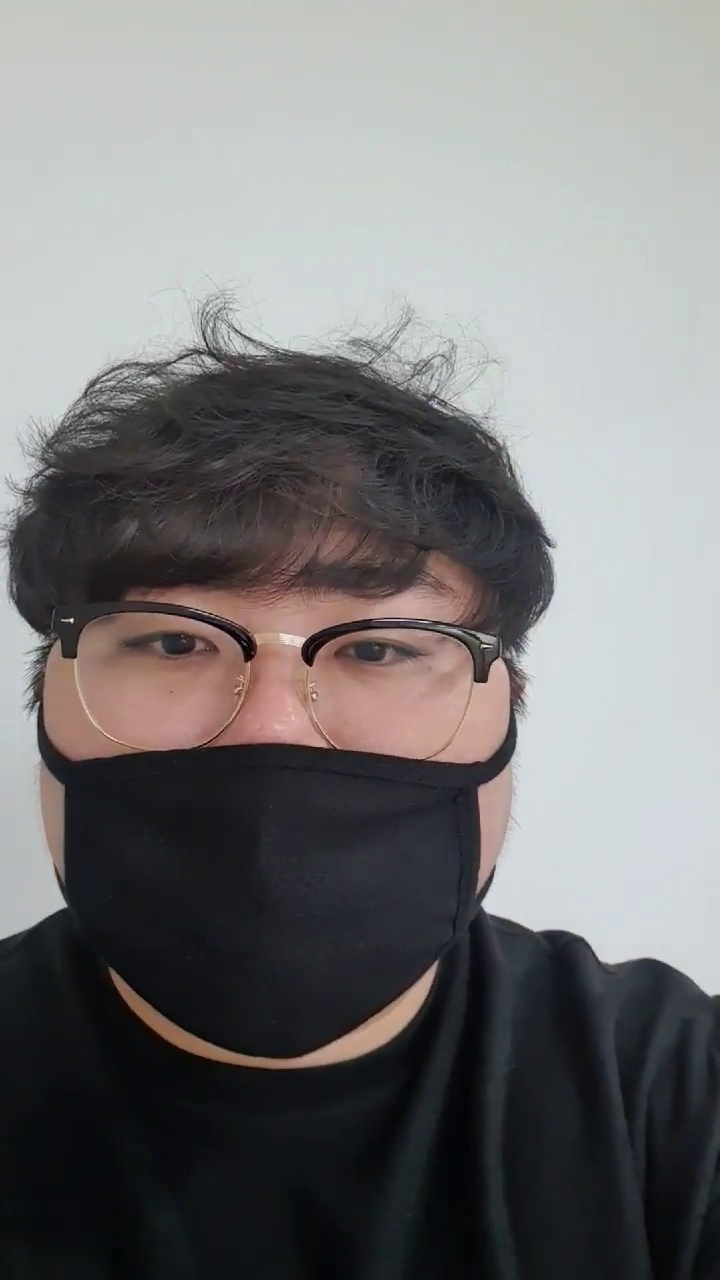
#> input picture frame 18 of HELLO_AI/day19face2/img/김현우.mp4, 720 x 1280 px, given in place of 김민경.mp4, which was not available
$ python my_pre01.py
#> lines starting #> are read from the running program, lines starting #| are printed output that depends on the picture
import cv2
import os
files = os.listdir('img')
arr = [
    {'lbl':'0', 'f':'00', 'n':'김민경'},
    {'lbl':'1', 'f':'01', 'n':'김승연'},
    {'lbl':'2', 'f':'02', 'n':'김차은'},
    {'lbl':'3', 'f':'03', 'n':'김창용'},
    {'lbl':'4', 'f':'04', 'n':'김초희'},
    {'lbl':'5', 'f':'05', 'n':'김현우'},
    {'lbl':'6', 'f':'06', 'n':'남희수'},
    {'lbl':'7', 'f':'07', 'n':'박주호'},
    {'lbl':'8', 'f':'08', 'n':'박지원'},
    {'lbl':'9', 'f':'09', 'n':'배유림'},
    {'lbl':'10', 'f':'10', 'n':'백영웅'},
    {'lbl':'11', 'f':'11', 'n':'변상원'},
    {'lbl':'12', 'f':'12', 'n':'송은비'},
    {'lbl':'13', 'f':'13', 'n':'우민규'},
    {'lbl':'14', 'f':'14', 'n':'유길상'},
    {'lbl':'15', 'f':'15', 'n':'이미소'},
    {'lbl':'16', 'f':'16', 'n':'이상철'},
    {'lbl':'17', 'f':'17', 'n':'이성휘'},
    {'lbl':'18', 'f':'18', 'n':'정민지'},
    {'lbl':'19', 'f':'19', 'n':'하예종'}
    ]


def mp4Toimg(myname, folder_name):
#> called with myname = '김민경', folder_name = '00'
    cap = cv2.VideoCapture('img/{}.mp4'.format(myname))
    cnt = 0;
    while(cap.isOpened()):
        ret, frame = cap.read()
#> frame is the input picture: shape (1280, 720, 3); mean B, G, R 118.9, 118.9, 119.7
        if ret:
            cv2.imshow('frame', frame)
            frame = cv2.resize(frame, dsize=(32, 32), interpolation=cv2.INTER_AREA)
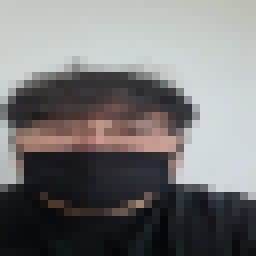
#> frame: shape (32, 32, 3) (shown 8 times larger); mean B, G, R 118.9, 118.9, 119.7
            cv2.imwrite('pre01/{}/{}.png'.format(folder_name, cnt), frame)
            cnt += 1
        else:
            break


for a in arr:
    mp4Toimg(a['n'], a['f'])

$ run again, starting later in the video
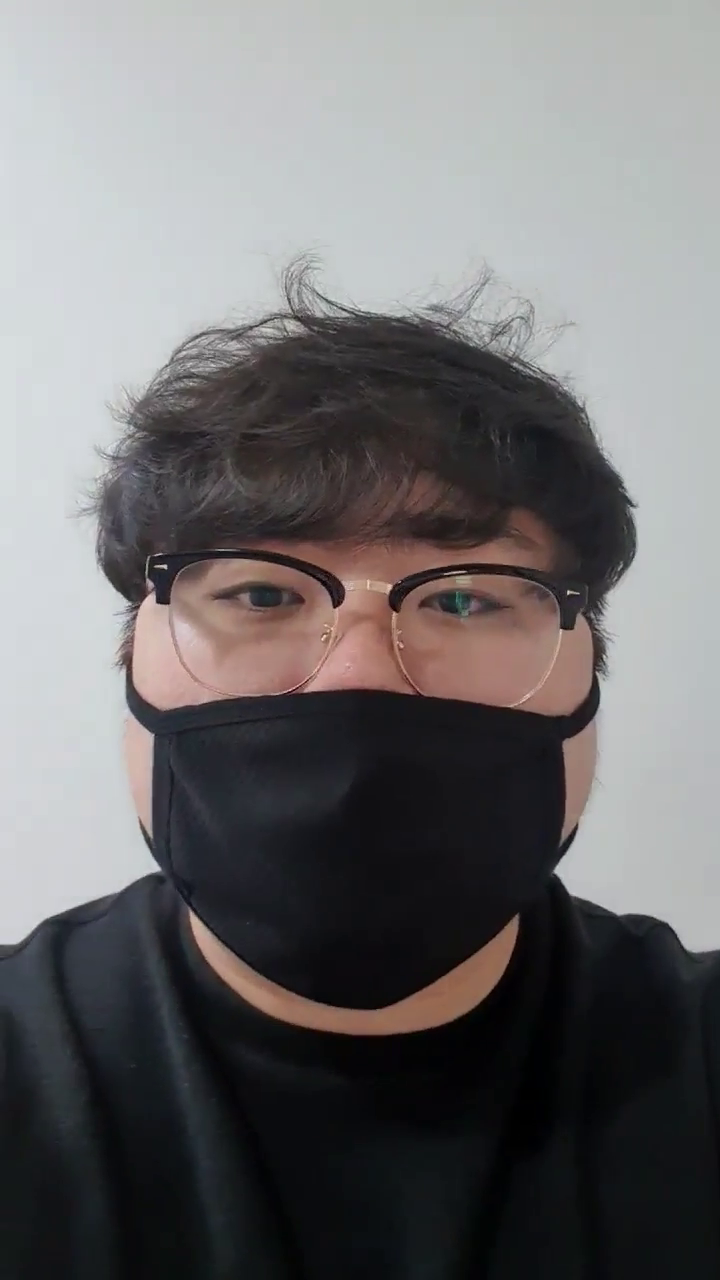
#> input picture frame 84 of HELLO_AI/day19face2/img/김현우.mp4, 720 x 1280 px, given in place of 김민경.mp4, which was not available
#> in mp4Toimg, frame is the input picture: shape (1280, 720, 3); mean B, G, R 110.3, 109.4, 110.9
#> in mp4Toimg, `frame = cv2.resize(frame, dsize=(32, 32), interpolation=cv2.INTER_AREA)`:
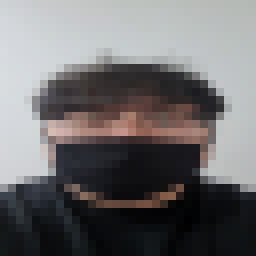
#> frame: shape (32, 32, 3) (shown 8 times larger); mean B, G, R 110.3, 109.4, 110.9

$ run again, starting later in the video
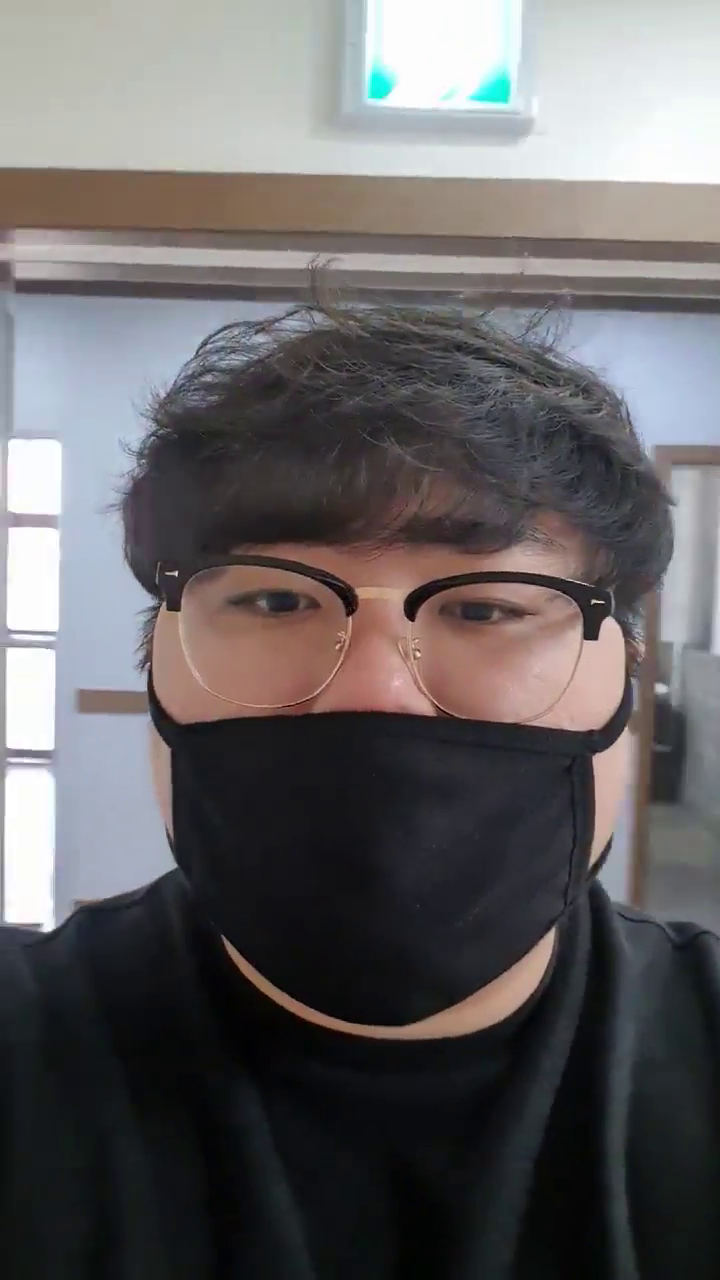
#> input picture frame 149 of HELLO_AI/day19face2/img/김현우.mp4, 720 x 1280 px, given in place of 김민경.mp4, which was not available
#> in mp4Toimg, frame is the input picture: shape (1280, 720, 3); mean B, G, R 100.4, 99.1, 101.9
#> in mp4Toimg, `frame = cv2.resize(frame, dsize=(32, 32), interpolation=cv2.INTER_AREA)`:
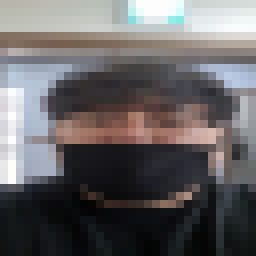
#> frame: shape (32, 32, 3) (shown 8 times larger); mean B, G, R 100.4, 99.1, 101.9
